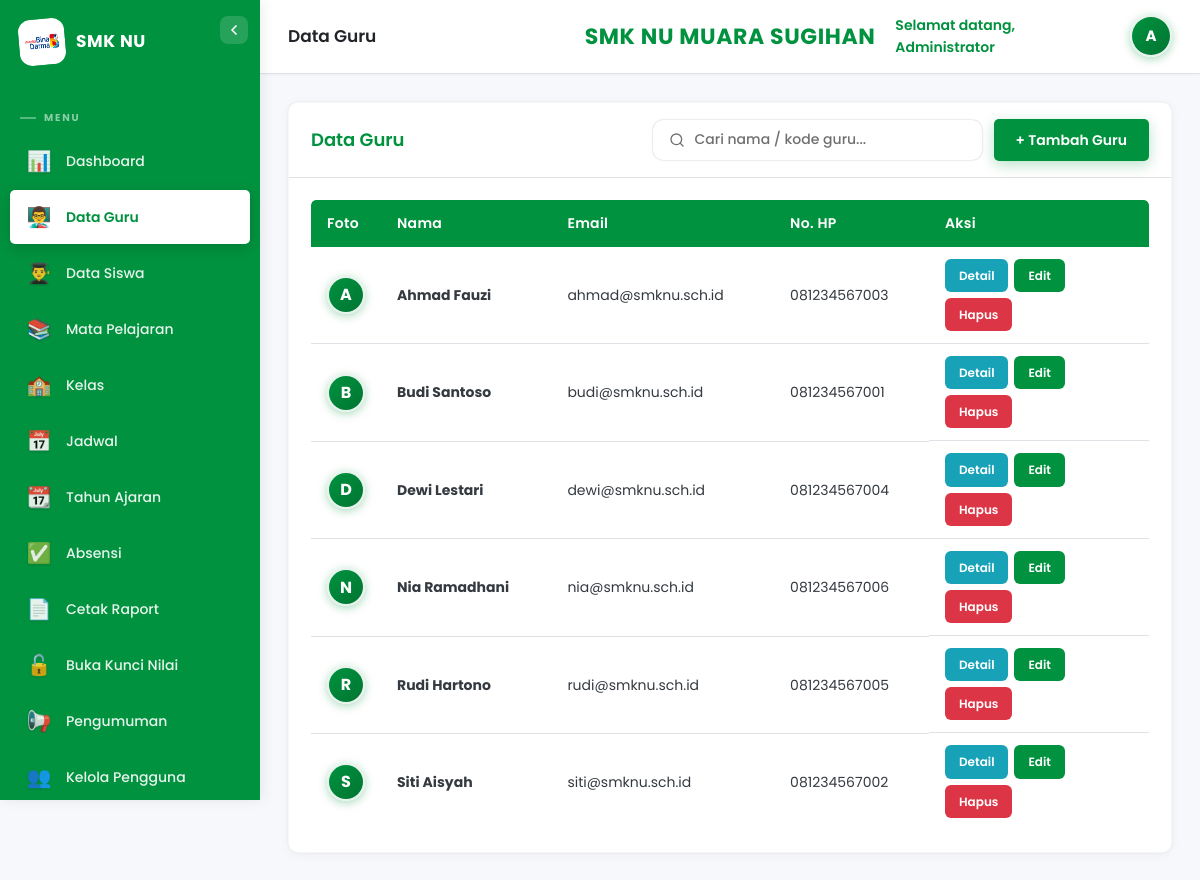
/public/index.php?page=guru (signed in), run on an earlier commit of the app's database.
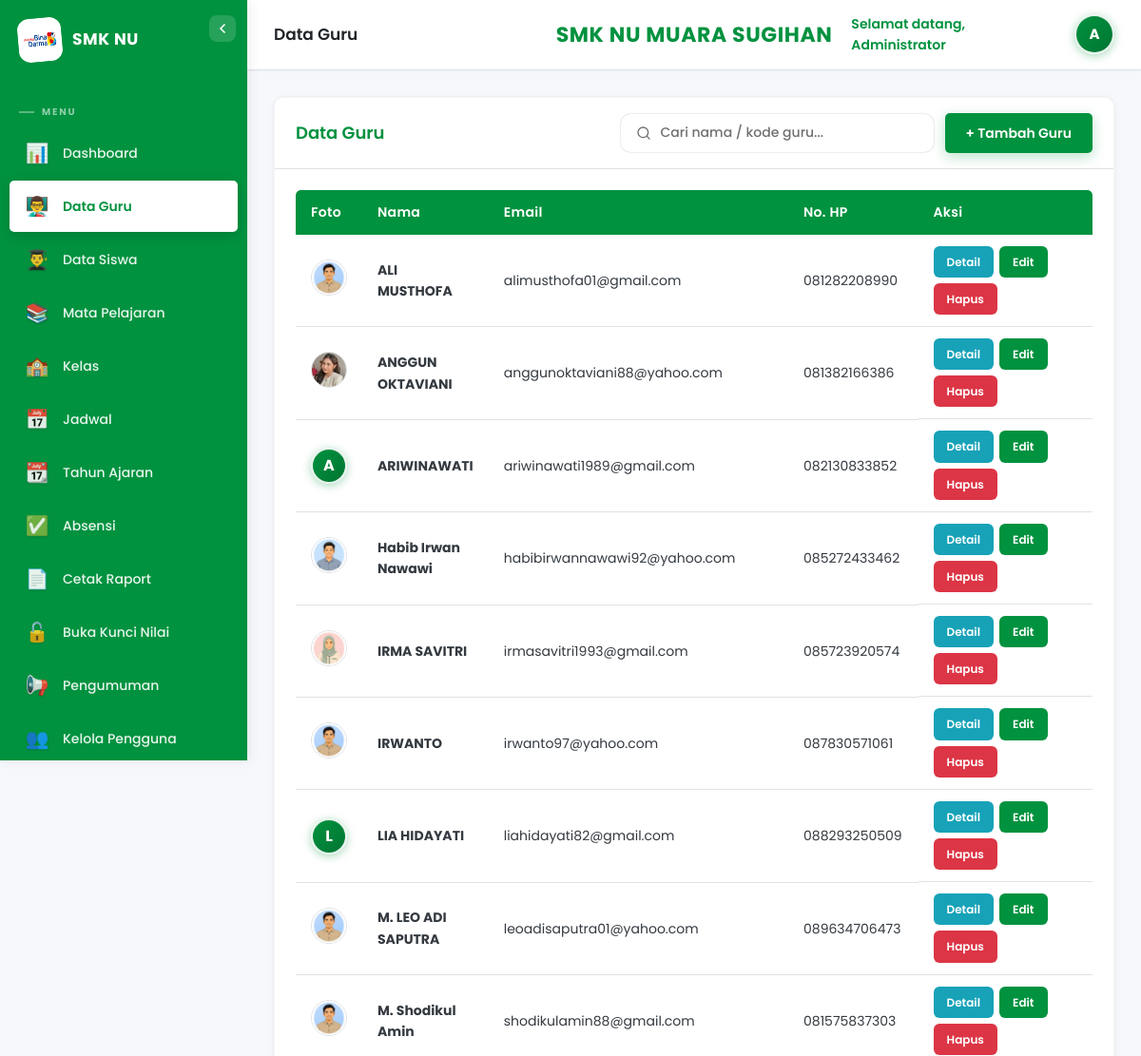
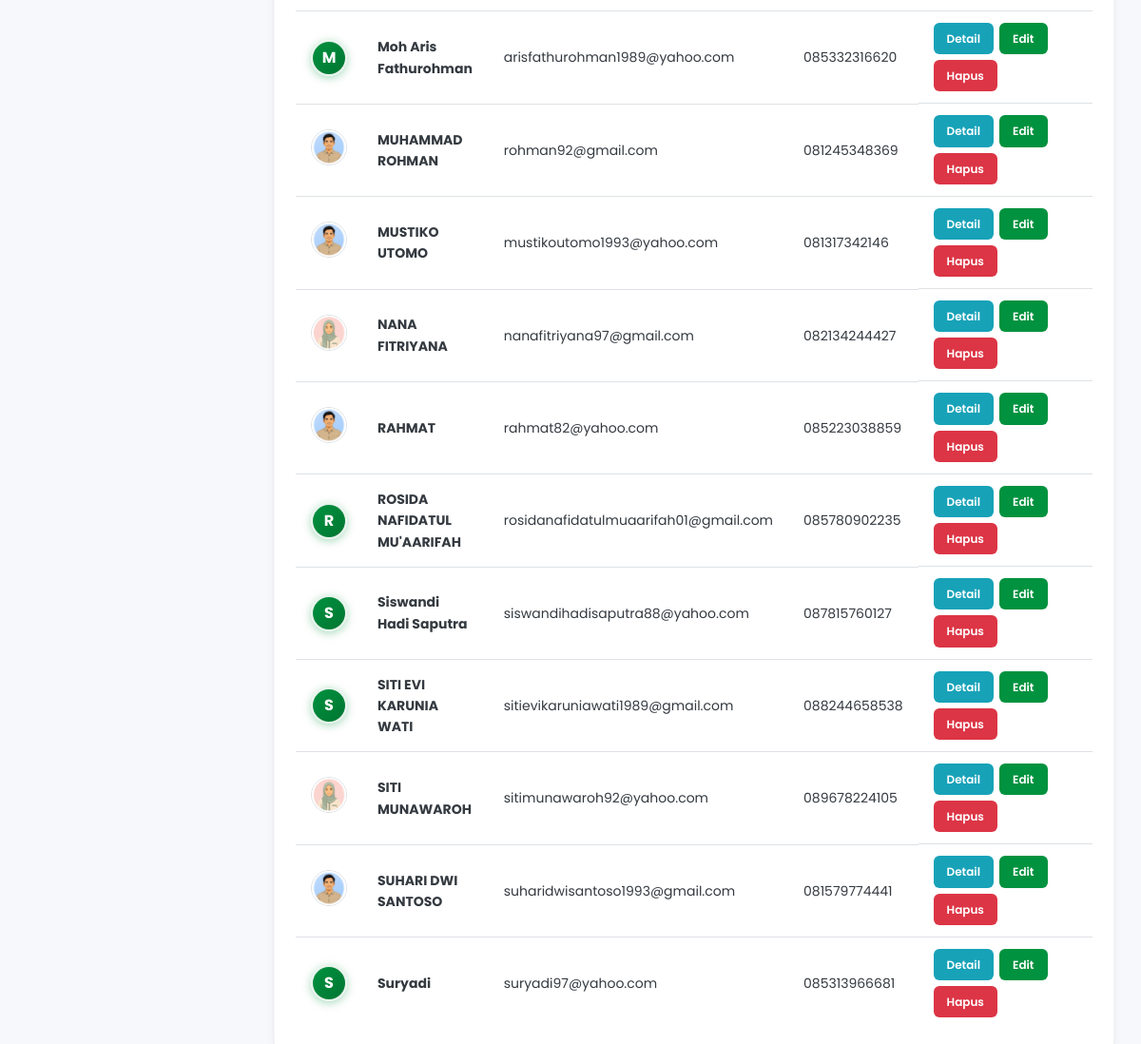
And on a later commit of the database (2 pictures, top to bottom).
### tables this page shows
CREATE TABLE `guru` (
  `id` int NOT NULL,
  `kode_guru` varchar(20) NOT NULL,
  `user_id` int DEFAULT NULL,
  `nama` varchar(100) NOT NULL,
  `jenis_kelamin` enum('Laki-Laki','Perempuan') NOT NULL,
  `tempat_lahir` varchar(100) DEFAULT NULL,
  `tanggal_lahir` date DEFAULT NULL,
  `alamat` text,
  `no_hp` varchar(20) DEFAULT NULL,
  `email` varchar(100) DEFAULT NULL,
  `agama` varchar(20) DEFAULT NULL,
  `tahun_masuk` year NOT NULL,
  `foto` varchar(255) DEFAULT NULL,
  `nuptk` varchar(20) DEFAULT NULL,
  `nik` varchar(20) DEFAULT NULL,
  `nip` varchar(30) DEFAULT NULL,
  `status_kepegawaian` varchar(50) DEFAULT NULL,
  `jenis_ptk` varchar(50) DEFAULT NULL,
  `gelar` varchar(50) DEFAULT NULL,
  `jenjang_pendidikan` varchar(20) DEFAULT NULL,
  `jurusan_prodi` varchar(100) DEFAULT NULL,
  `tmt_kerja` date DEFAULT NULL,
  `tugas_tambahan` varchar(100) DEFAULT NULL,
  `created_at` timestamp NOT NULL DEFAULT CURRENT_TIMESTAMP,
  `updated_at` timestamp NOT NULL DEFAULT CURRENT_TIMESTAMP ON UPDATE CURRENT_TIMESTAMP
);

### controllers/GuruController.php (called while the page is built, shortened)
<?php
class GuruController {
    private $model;
    public function __construct() { $this->model = new GuruModel(); }
    public function index() {
        $data = $this->model->query("SELECT g.*,u.username FROM guru g LEFT JOIN users u ON g.user_id=u.id ORDER BY g.nama");
        require VIEW_PATH.'/admin/guru/index.php';
    }
}

### config/database.php (called while the page is built, shortened)
<?php
function ensureNilaiMonthlySchema(PDO $db): void {
    try {
        $db->query("SELECT 1 FROM `nilai` LIMIT 1");
    } catch (PDOException $e) {
        return;
    }
    $fetchColumns = function(string $tableName) use ($db): array {
        $cols = [];
        try {
            $colSt = $db->query("SELECT COLUMN_NAME FROM information_schema.COLUMNS WHERE TABLE_SCHEMA = DATABASE() AND TABLE_NAME = '$tableName'");
            foreach ($colSt->fetchAll(PDO::FETCH_COLUMN) as $name) {
                $cols[] = $name;
            }
        } catch (PDOException $e) {}
        return $cols;
    };
    $addColumn = function(string $table, string $column, string $definition) use ($db, $fetchColumns): void {
        $cols = $fetchColumns($table);
        if (!in_array($column, $cols, true)) {
            try {
                $db->exec("ALTER TABLE `$table` ADD COLUMN `$column` $definition");
            } catch (PDOException $e) {}
        }
    };
    $addColumn('nilai', 'capaian_kompetensi', 'TEXT DEFAULT NULL AFTER `nilai_akhir`');
}
function getDB() {
    static $pdo = null;
    if ($pdo === null) {
        try {
            $pdo = new PDO("mysql:host=".DB_HOST.";dbname=".DB_NAME.";charset=utf8mb4", DB_USER, DB_PASS);
            $pdo->setAttribute(PDO::ATTR_ERRMODE, PDO::ERRMODE_EXCEPTION);
            $pdo->setAttribute(PDO::ATTR_DEFAULT_FETCH_MODE, PDO::FETCH_ASSOC);
            ensureNilaiMonthlySchema($pdo);
        } catch (PDOException $e) { die("DB Error: ".$e->getMessage()); }
    }
    return $pdo;
}

### core/Model.php (called while the page is built, shortened)
<?php
class Model {
    protected $db;
    public function __construct() { $this->db = getDB(); }
    public function query($sql,$params=[]) {
        $st=$this->db->prepare($sql); $st->execute($params); return $st->fetchAll();
    }
}

### config/app.php (called while the page is built, shortened)
<?php
function base_url($path='') {
    $script = $_SERVER['SCRIPT_NAME'];
    $base = rtrim(dirname($script), '/');
    return $base.'/'.$path;
}

### views/admin/guru/index.php (the view, shortened to what the changed rows need)
<div class="card">
    <div class="card-body">
        <?php if(empty($data)): ?>
            <p class="empty-state">Belum ada data guru. Silakan tambahkan data guru.</p>
        <?php else: ?>
        <div class="table-responsive">
            <table class="table" id="guruTable">
                <thead><tr><th style="width:60px;">Foto</th><th>Nama</th><th>Email</th><th>No. HP</th><th style="width:220px;">Aksi</th></tr></thead>
                <tbody>
                <?php foreach($data as $g): ?>
                <?php
                $fotoUrl = (!empty($g['foto']) && file_exists(BASE_PATH . '/public/uploads/guru/' . $g['foto']))
                           ? base_url('uploads/guru/' . $g['foto'])
                           : null;
                ?>
                <tr>
                    <td>
                        <?php if ($fotoUrl): ?>
                            <img src="<?= $fotoUrl ?>" alt="Foto" style="width:38px;height:38px;border-radius:50%;object-fit:cover;border:1px solid var(--gray-300);">
                        <?php else: ?>
                            <div class="profile-avatar" style="width:38px;height:38px;font-size:16px;"><?= strtoupper(substr($g['nama'],0,1)) ?></div>
                        <?php endif; ?>
                    </td>
                    <td><strong><?= htmlspecialchars($g['nama']) ?></strong></td>
                    <td><?= htmlspecialchars($g['email'] ?? '-') ?></td>
                    <td><?= htmlspecialchars($g['no_hp'] ?? '-') ?></td>
                    <td class="actions">
                        <a href="<?= base_url('index.php?page=guru&action=detail&id='.$g['id']) ?>" class="btn btn-sm btn-info">Detail</a>
                        <a href="<?= base_url('index.php?page=guru&action=edit&id='.$g['id']) ?>" class="btn btn-sm btn-success">Edit</a>
                        <a href="#" onclick="confirmDelete('<?= base_url('index.php?page=guru&action=destroy&id='.$g['id']) ?>','Yakin ingin menghapus data guru <?= htmlspecialchars($g['nama']) ?>?'); return false;" class="btn btn-sm btn-danger">Hapus</a>
                    </td>
                </tr>
                <?php endforeach; ?>
                </tbody>
            </table>
        </div>
        <?php endif; ?>
    </div>
</div>
<?php $content = ob_get_clean(); require VIEW_PATH.'/layouts/admin.php'; ?>

What changed in the data, as far as the page shows it:
removed guru: nama "A", nama "Ahmad Fauzi", email "ahmad@smknu.sch.id", no_hp "081234567003"
removed guru: nama "B", nama "Budi Santoso", email "budi@smknu.sch.id", no_hp "081234567001"
removed guru: nama "D", nama "Dewi Lestari", email "dewi@smknu.sch.id", no_hp "081234567004"
removed guru: nama "N", nama "Nia Ramadhani", email "nia@smknu.sch.id", no_hp "081234567006"
removed guru: nama "R", nama "Rudi Hartono", email "rudi@smknu.sch.id", no_hp "081234567005"
removed guru: nama "S", nama "Siti Aisyah", email "siti@smknu.sch.id", no_hp "081234567002"
added guru: foto (picture), nama "ALI MUSTHOFA", email "alimusthofa01@gmail.com", no_hp "081282208990"
added guru: foto (picture), nama "ANGGUN OKTAVIANI", email "anggunoktaviani88@yahoo.com", no_hp "081382166386"
added guru: nama "A", nama "ARIWINAWATI", email "ariwinawati1989@gmail.com", no_hp "082130833852"
added guru: foto (picture), nama "Habib Irwan Nawawi", email "habibirwannawawi92@yahoo.com", no_hp "085272433462"
added guru: foto (picture), nama "IRMA SAVITRI", email "irmasavitri1993@gmail.com", no_hp "085723920574"
added guru: foto (picture), nama "IRWANTO", email "irwanto97@yahoo.com", no_hp "087830571061"
added guru: nama "L", nama "LIA HIDAYATI", email "liahidayati82@gmail.com", no_hp "088293250509"
added guru: foto (picture), nama "M. LEO ADI SAPUTRA", email "leoadisaputra01@yahoo.com", no_hp "089634706473"
added guru: foto (picture), nama "M. Shodikul Amin", email "shodikulamin88@gmail.com", no_hp "081575837303"
added guru: nama "M", nama "Moh Aris Fathurohman", email "arisfathurohman1989@yahoo.com", no_hp "085332316620"
added guru: foto (picture), nama "MUHAMMAD ROHMAN", email "rohman92@gmail.com", no_hp "081245348369"
added guru: foto (picture), nama "MUSTIKO UTOMO", email "mustikoutomo1993@yahoo.com", no_hp "081317342146"
added guru: foto (picture), nama "NANA FITRIYANA", email "nanafitriyana97@gmail.com", no_hp "082134244427"
added guru: foto (picture), nama "RAHMAT", email "rahmat82@yahoo.com", no_hp "085223038859"
added guru: nama "R", nama "ROSIDA NAFIDATUL MU'AARIFAH", email "rosidanafidatulmuaarifah01@gmail.com", no_hp "085780902235"
added guru: nama "S", nama "Siswandi Hadi Saputra", email "siswandihadisaputra88@yahoo.com", no_hp "087815760127"
added guru: nama "S", nama "SITI EVI KARUNIA WATI", email "sitievikaruniawati1989@gmail.com", no_hp "088244658538"
added guru: foto (picture), nama "SITI MUNAWAROH", email "sitimunawaroh92@yahoo.com", no_hp "089678224105"
added guru: foto (picture), nama "SUHARI DWI SANTOSO", email "suharidwisantoso1993@gmail.com", no_hp "081579774441"
added guru: nama "S", nama "Suryadi", email "suryadi97@yahoo.com", no_hp "085313966681"
